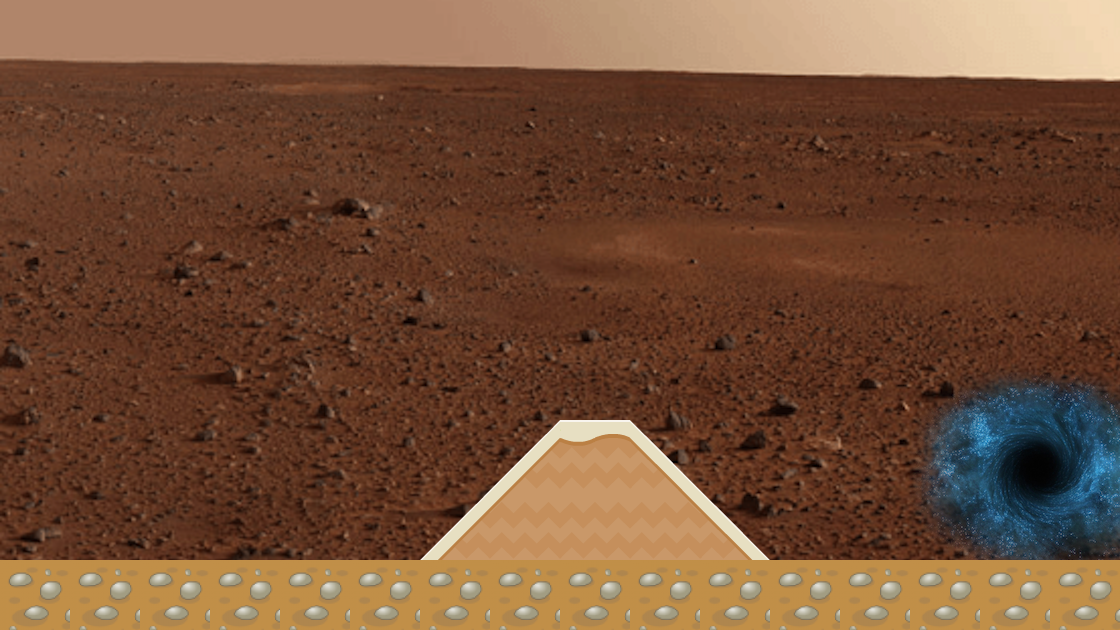

This game map was drawn from its Tiled (.tmx) file and the tilesets committed beside it. A one-line description and the trimmed map source follow:
An orthogonal 16x9 tile map with 70x70 px tiles, 3 tile layers (background2, background1, collision), 5 tilesets and 1 object (levelTrigger).

<map version="1.0" orientation="orthogonal" renderorder="right-down" width="16" height="9" tilewidth="70" tileheight="70" nextobjectid="4">
 <tileset firstgid="1" name="ground_3" tilewidth="70" tileheight="70" tilecount="1" columns="1">
  <image source="../img/ground_3.png" width="100" height="100" />
 </tileset>
 <tileset firstgid="2" name="martiansurface" tilewidth="70" tileheight="70" tilecount="234" columns="18">
  <image source="../img/martiansurface.png" width="1280" height="954" />
 </tileset>
 <tileset firstgid="236" name="meta-tiles" tilewidth="70" tileheight="70" tilecount="5" columns="5">
  <image source="../img/meta-tiles.png" width="350" height="70" />
  <tile id="1">
   <properties>
    <property name="type" value="lslope" />
   </properties>
  </tile>
  <tile id="3">
   <properties>
    <property name="type" value="rslope" />
   </properties>
  </tile>
  <tile id="4">
   <properties>
    <property name="type" value="solid" />
   </properties>
  </tile>
 </tileset>
 <tileset firstgid="241" name="blackhole" tilewidth="70" tileheight="70" tilecount="9" columns="3">
  <image source="../img/blackhole.png" width="263" height="240" />
 </tileset>
 <tileset firstgid="250" name="background-tiles" tilewidth="70" tileheight="70" tilecount="169" columns="13">
  <image source="../img/background-tiles.png" width="910" height="910" />
 </tileset>
 <layer name="background2" width="16" height="9">
  <data>[144 cells, 144 non-empty, 144 distinct tile ids]</data>
 </layer>
 <layer name="background1" width="16" height="9">
  <data>[144 cells, 33 non-empty, 16 distinct tile ids]</data>
 </layer>
 <layer name="collision" width="16" height="9" opacity="0">
  <data>[144 cells, 24 non-empty, 3 distinct tile ids]</data>
 </layer>
 <objectgroup name="trigger-entities">
  <object id="1" name="levelTrigger" x="983" y="423" width="68" height="136">
   <properties>
    <property name="level" value="marslevel03" />
    <property name="xSpawn" value="400" />
    <property name="ySpawn" value="0" />
   </properties>
  </object>
 </objectgroup>
</map>
